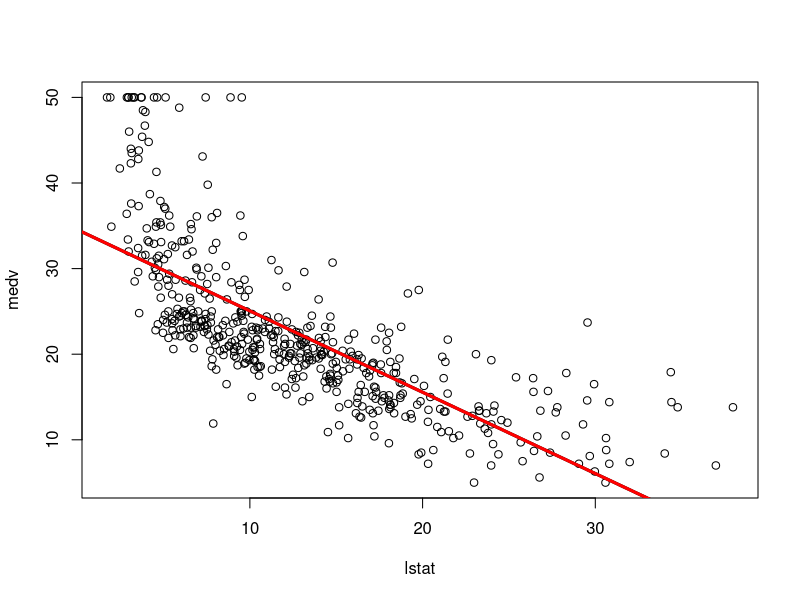
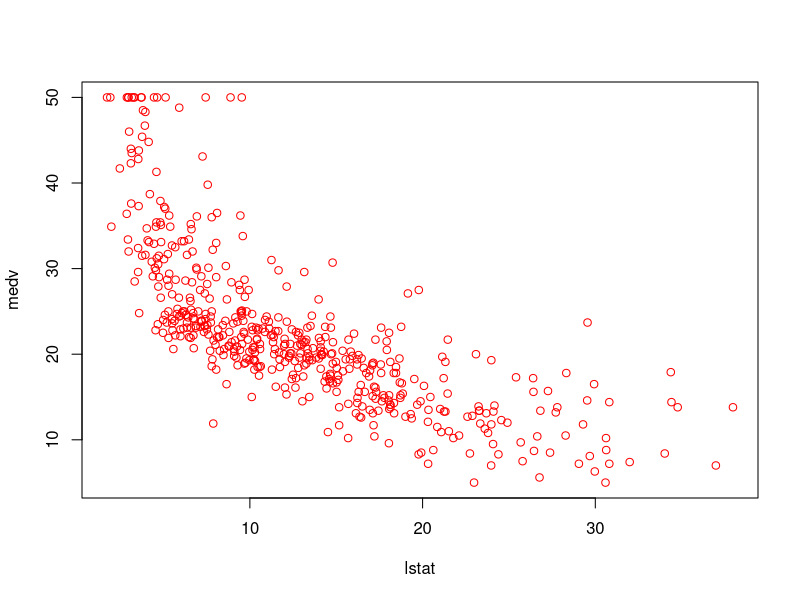
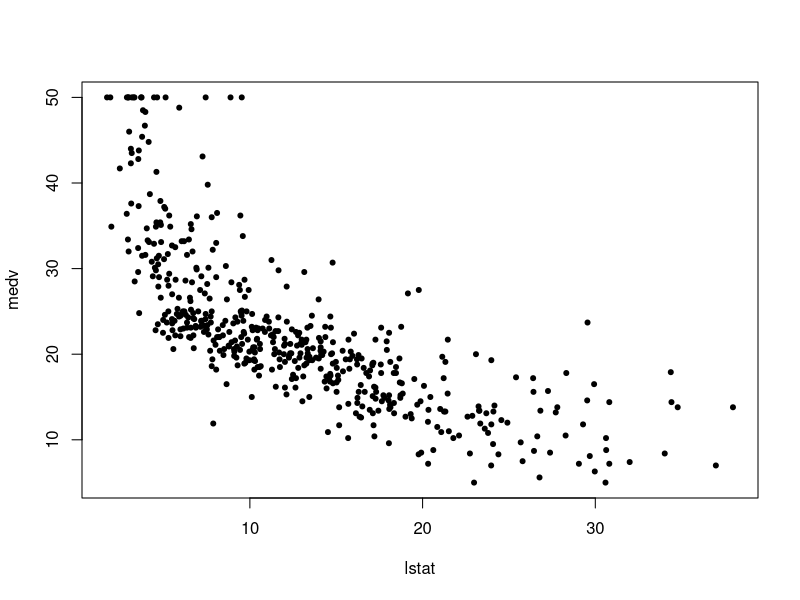
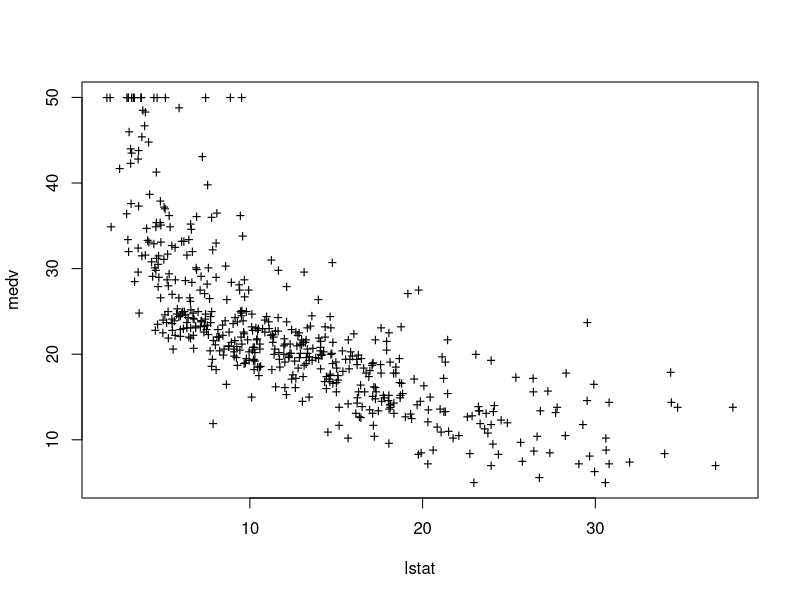
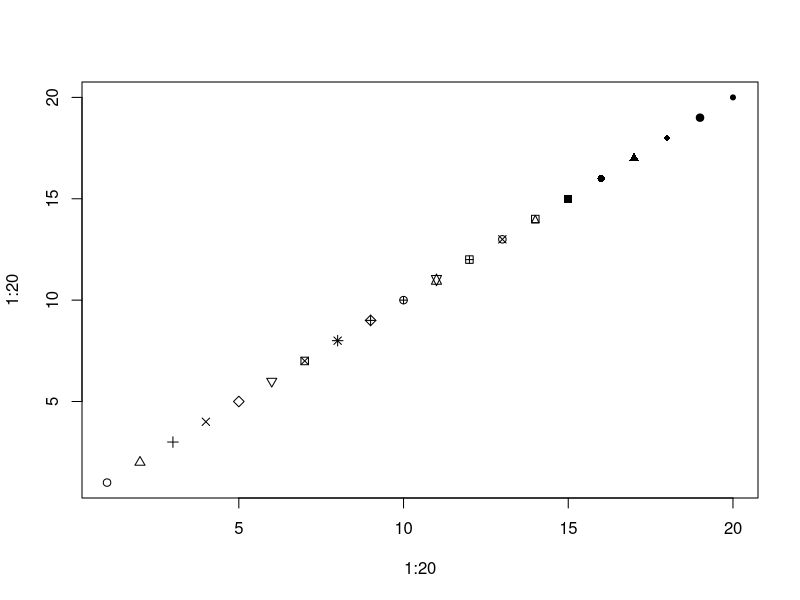
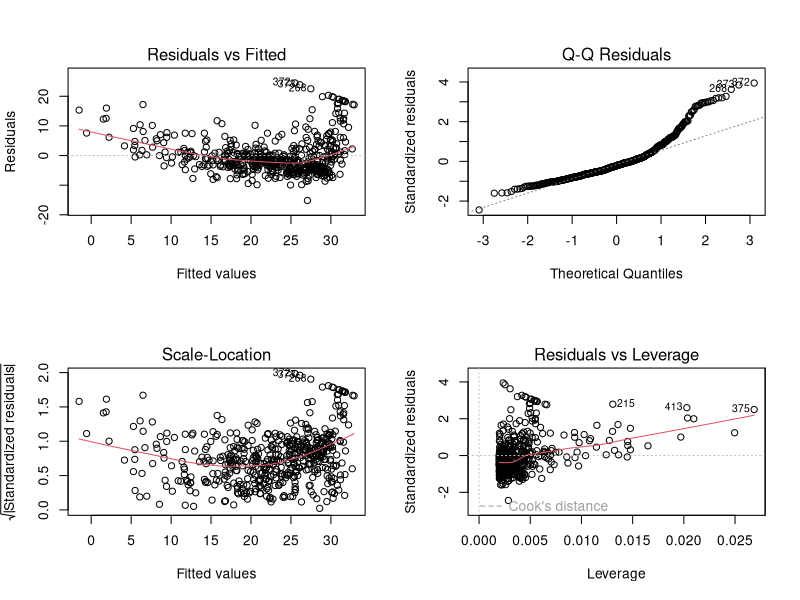
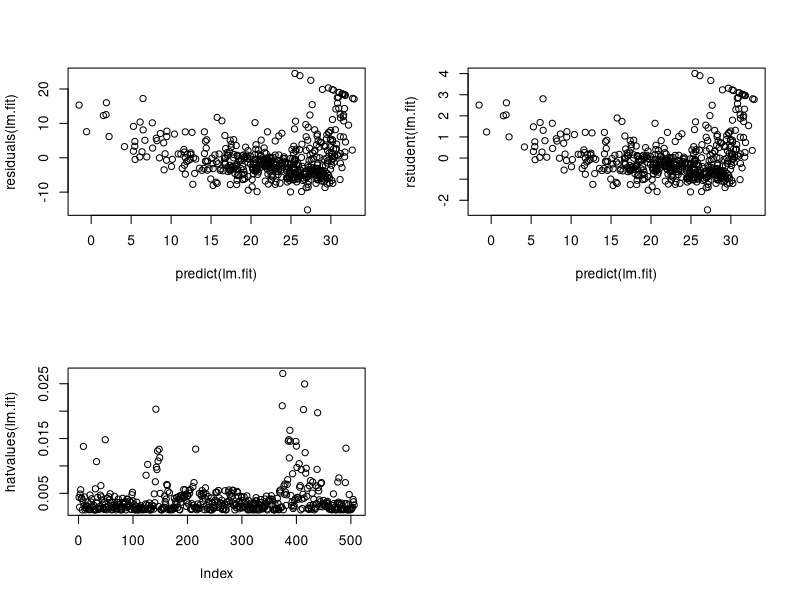

Reproduce these figures in R, in order.
# Simple Linear Regression
library(MASS)

names(Boston)
lm.fit=lm(medv~lstat,data=Boston)
    attach(Boston)
lm.fit=lm(medv~lstat)
lm.fit
summary(lm.fit)
names(lm.fit)
coef(lm.fit)
confint(lm.fit)
predict(lm.fit,data.frame(lstat=(c(5,10,15))), interval="confidence")
predict(lm.fit,data.frame(lstat=(c(5,10,15))), interval="prediction")
plot(lstat,medv)
abline(lm.fit)
abline(lm.fit,lwd=3)
abline(lm.fit,lwd=3,col="red")
plot(lstat,medv,col="red")
plot(lstat,medv,pch=20)
plot(lstat,medv,pch="+")
plot(1:20,1:20,pch=1:20)
par(mfrow=c(2,2))
plot(lm.fit)
plot(predict(lm.fit), residuals(lm.fit))
plot(predict(lm.fit), rstudent(lm.fit))
plot(hatvalues(lm.fit))
which.max(hatvalues(lm.fit))